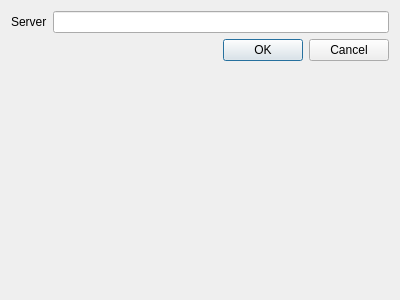
<?xml version="1.0" encoding="UTF-8"?>
<ui version="4.0">
 <class>SettingsDialog</class>
 <widget class="QDialog" name="SettingsDialog">
  <property name="geometry">
   <rect>
    <x>0</x>
    <y>0</y>
    <width>400</width>
    <height>300</height>
   </rect>
  </property>
  <property name="windowTitle">
   <string>Dialog</string>
  </property>
  <layout class="QVBoxLayout" name="verticalLayout">
   <item>
    <layout class="QHBoxLayout" name="horizontalLayout">
     <item>
      <widget class="QLabel" name="label">
       <property name="text">
        <string>Server</string>
       </property>
      </widget>
     </item>
     <item>
      <widget class="QLineEdit" name="serverAddress">
       <property name="inputMethodHints">
        <set>Qt::ImhFormattedNumbersOnly</set>
       </property>
      </widget>
     </item>
    </layout>
   </item>
   <item>
    <widget class="QDialogButtonBox" name="buttonBox">
     <property name="orientation">
      <enum>Qt::Horizontal</enum>
     </property>
     <property name="standardButtons">
      <set>QDialogButtonBox::Cancel|QDialogButtonBox::Ok</set>
     </property>
    </widget>
   </item>
   <item>
    <spacer name="verticalSpacer">
     <property name="orientation">
      <enum>Qt::Vertical</enum>
     </property>
     <property name="sizeHint" stdset="0">
      <size>
       <width>20</width>
       <height>40</height>
      </size>
     </property>
    </spacer>
   </item>
  </layout>
 </widget>
 <resources/>
 <connections>
  <connection>
   <sender>buttonBox</sender>
   <signal>accepted()</signal>
   <receiver>SettingsDialog</receiver>
   <slot>accept()</slot>
   <hints>
    <hint type="sourcelabel">
     <x>248</x>
     <y>254</y>
    </hint>
    <hint type="destinationlabel">
     <x>157</x>
     <y>274</y>
    </hint>
   </hints>
  </connection>
  <connection>
   <sender>buttonBox</sender>
   <signal>rejected()</signal>
   <receiver>SettingsDialog</receiver>
   <slot>reject()</slot>
   <hints>
    <hint type="sourcelabel">
     <x>316</x>
     <y>260</y>
    </hint>
    <hint type="destinationlabel">
     <x>286</x>
     <y>274</y>
    </hint>
   </hints>
  </connection>
 </connections>
</ui>
